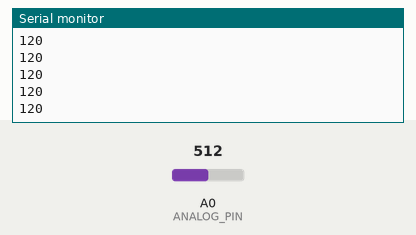
Recording of a sketch running on a simulated Arduino Uno, built with avr-gcc and run on an emulated ATmega328P. Parts: the last lines printed to the serial monitor. The test bench sets the inputs (shaded band); at power-on: A0 (ANALOG_PIN) = 512.

Above: at 1.2 s.
1.3 s: A0 (ANALOG_PIN) set to 716
At 1.31 s:
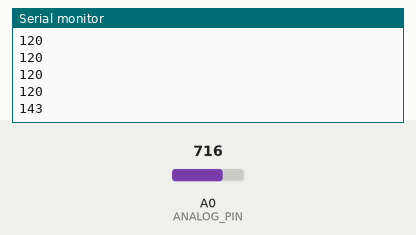
2.8 s: A0 (ANALOG_PIN) set to 900
At 2.81 s:
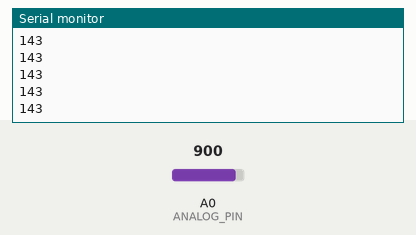
Timing chart, 0 to 5.8 s (numbered marks = the images above; inputs shaded):
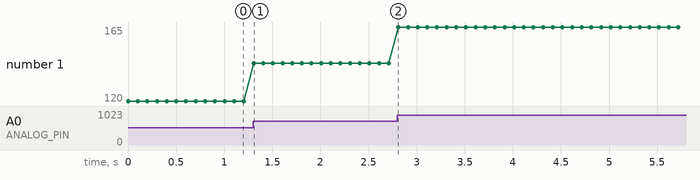

The sketch:

BPM.ino
```cpp
#define ANALOG_PIN A0
#define SERIAL_BAUD_RATE 9600

void setup() {
  Serial.begin(SERIAL_BAUD_RATE);
}

void loop() {
  // Read analog data from AD8232 module
  int analogValue = analogRead(ANALOG_PIN);

  // Convert analog data to heart rate (BPM)
  int heartRate = calculateHeartRate(analogValue);

  // Send heart rate data to computer
  Serial.println(heartRate);

  // Add some delay to avoid flooding the serial port
  delay(100);
}

int calculateHeartRate(int analogValue) {
  // Implement your heart rate calculation algorithm here
  // Example: Convert analog data to BPM using a calibration curve or formula
  int heartRate = map(analogValue, 0, 1023, 60, 180); // Example mapping from analog value to BPM
  return heartRate;
}
```

Measured:
- after the input at 1.3 s, the serial monitor: prints a new line at once (image 1)
- plotted number 1: 120 → 143 after the input at 1.3 s, 143 → 165 after the input at 2.8 s
